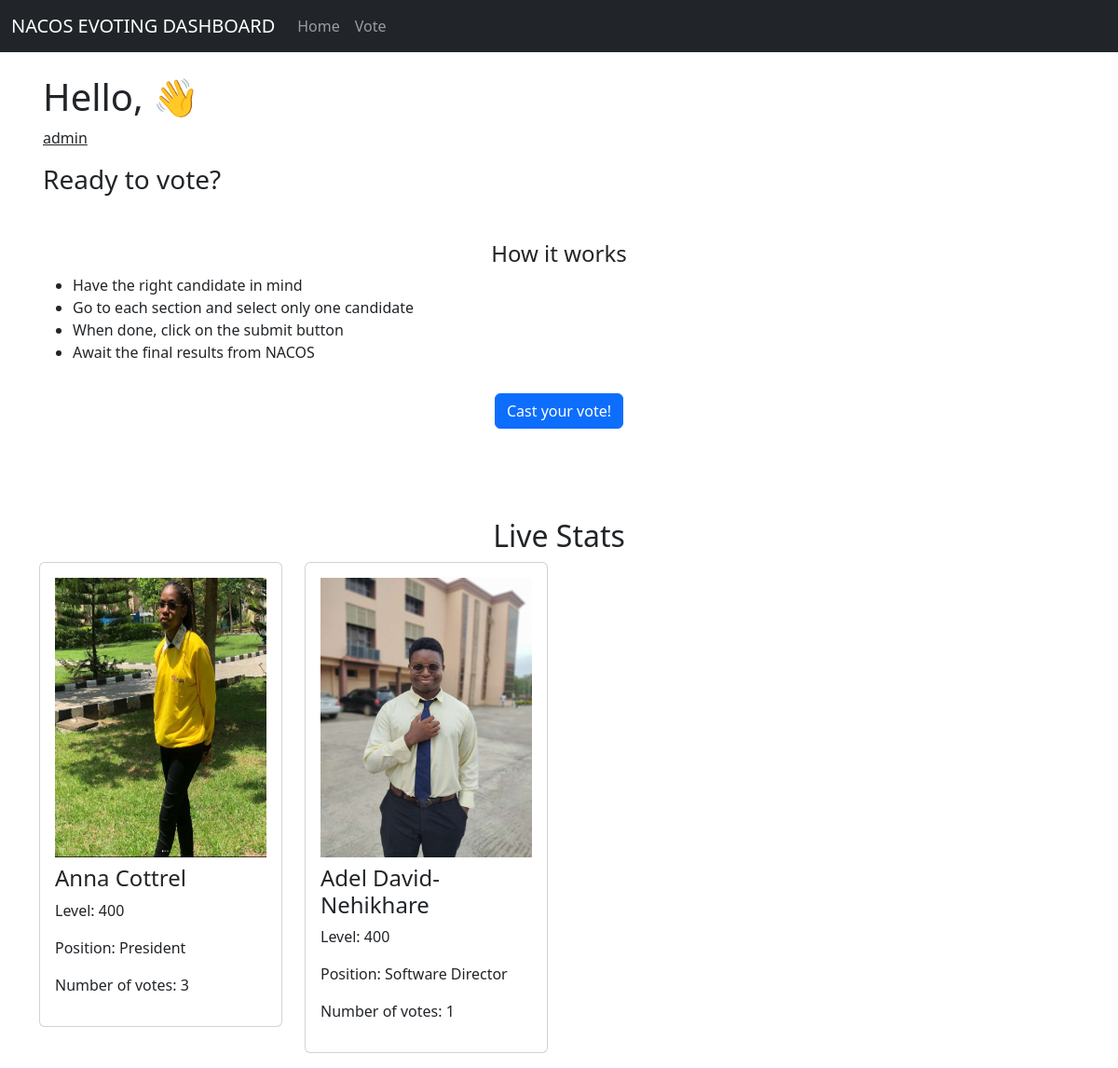
The app's page /dashboard/home (signed in) with its own data.
### dashboard/models.py (models this page shows)
class Candidate(models.Model):
    POSITIONS = (
    ("President", "President"),
    ("Vice President", "Vice President"),
    ("General Secretary", "General Secretary"),
    ("Assistant General Secretary", "Assistant General Secretary"),
    ("Financial Secretary", "Financial Secretary"),
    ("Welfare Director", "Welfare Director"),
    ("Hardware Director", "Hardware Director"),
    ("Software Director", "Software Director"),
    ("Sports Director", "Sports Director"),
    ("Social Director", "Social Director"),
    ("Public Relations Officer", "Public Relations Officer"),
    )
    name = models.CharField(max_length=200, blank=True)
    level = models.CharField(max_length=70, blank=True)
    position = models.CharField(max_length=80, choices=POSITIONS, blank=True)
    votes = models.IntegerField(default=0)
    image = models.FileField(upload_to="media/images/candidates", null=True)

### dashboard/views.py (the view)
# urls.py: path('home', views.dashboard_home, name='dashboard-home'),
def dashboard_home(request):
    if request.user.is_authenticated:
        candidates = Candidate.objects.all()
        context = {
            'title' : "NACOS EVOTING DASHBOARD",
            "candidates" : candidates
        }
        return render(request, 'dashboard/index.html', context)
    else:
        return redirect('loginuser')

### dashboard/templates/dashboard/index.html
{% extends 'dashboard/base.html' %}
{% block content %}
<section>
    <div class="container px-3">
        <div class="mt-4">
            <h1>Hello, {{user.first_name}}👋</h1>
            <p class="text-decoration-underline">{{user.username}}</p>
            <h3 class="fw-normal">Ready to vote?</h3>
        </div>
        <div class="text-center mt-5">
            <h4>How it works</h4>
        </div>
        <ul>
            <li>Have the right candidate in mind</li>
            <li>Go to each section and select only one candidate</li>
            <li>When done, click on the submit button</li>
            <li>Await the final results from NACOS</li>
        </ul>
        <div class="text-center">
            <a href="{% url 'cast-votes' %}" class="btn btn-primary mt-3">Cast your vote!</a>
        </div>
    </div>
</section>
<section>
    <div class="container pt-5">
        <div class="text-center mt-5">
            <h2>Live Stats</h2>
        </div>
        <div class="row">
            {% for can in candidates %}
        <div class="col-md-3">
            <div class="card mb-3">
                <div class="card-body">
                    <img src="{{can.image.url}}" alt="" width="100%" height="300px">
                    <h4 class="mt-2">{{can.name}}</h4>
                    <p>Level: {{can.level}}</p>
                    <p>Position: {{can.position}}</p>
                    <p>Number of votes: {{can.votes}}</p>
                </div>
            </div>
        </div>
        {% empty %}
        <div class="text-center">
            <p>No Candidates yet</p>
        </div>
        {% endfor %}
        </div>
    </div>
</section>
{% endblock %}

### records on screen
Candidate: image (picture), name "Anna Cottrel", level "400", position "President", votes "3"
Candidate: image (picture), name "Adel David-Nehikhare", level "400", position "Software Director", votes "1"

### other values on screen
{{ title }} "NACOS EVOTING DASHBOARD"
{{ user.username }} "admin"
